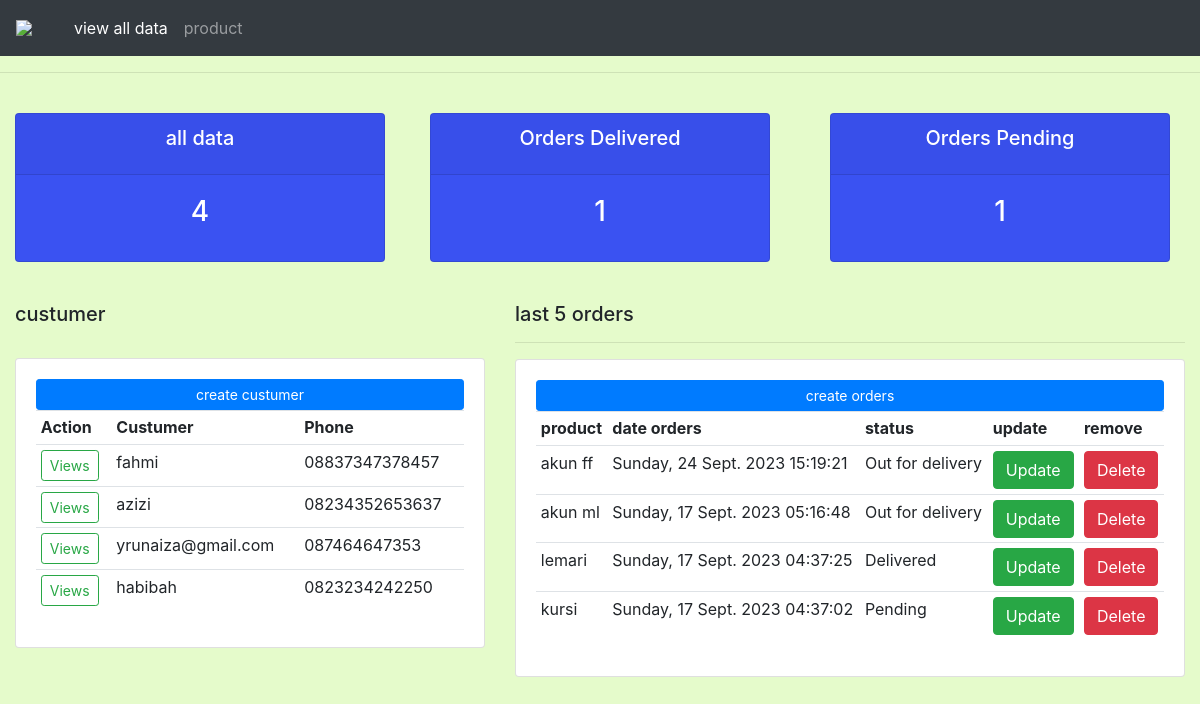
The page / on the database its author committed.
### data/models.py (models this page shows, shortened)
class Custumer(models.Model):
    name = models.CharField(max_length=200, blank=True, null=True)
    phone= models.CharField(max_length=200, blank=True, null=True)
    email = models.CharField(max_length=200, blank=True, null=True)
    date_created = models.DateTimeField(auto_now_add=True, null=True)

class Order(models.Model):
    STATUS=(
        ('Pending', 'Pending'),
        ('Out for delivery' , 'Out for delivery'),
        ('Delivered', 'Delivered')
    )
    custumer = models.ForeignKey(Custumer, null=True, on_delete=models.SET_NULL)
    product = models.ForeignKey(Product, null=True, on_delete=models.SET_NULL)
    date_created =models.DateTimeField(auto_now_add=True, null=True)
    status = models.CharField(max_length=200, null=True, choices=STATUS)

class Product(models.Model):
    CATEGORY=(
        ('Indoor', 'Indoor'),
         ('Out Door', 'Out Door')
    )
    name = models.CharField(max_length=200, blank=True, null=True)
    price = models.IntegerField(blank=True, null=True)
    category = models.CharField(max_length=200, blank=True, null=True, choices=CATEGORY)
    description = models.CharField(max_length=200, blank=True, null=True)
    date_created= models.DateTimeField(auto_now_add=True, null=True)
    tag = models.ManyToManyField(Tag)
    def __str__(self):
        return self.name
    class Meta:
        verbose_name_plural = "Product"

### data/views.py (the view)
# urls.py: path('',views.home, name='home'),
def home(request):
    list_custumer = Custumer.objects.all()
    list_order = Order.objects.order_by('-id')
    total_orders = list_order.count()
    delivered = list_order.filter(status = 'Delivered').count()
    pending = list_order.filter(status = 'Pending').count()
    context = {
        'judul': 'Halaman Beranda',
        'menu':'home',
        'custumer':list_custumer,
        'order':list_order,
        'data_total_orders':total_orders,
        'data_delivered':delivered,
        'data_pending':pending,
    }
    return render(request, 'data/dashboard.html', context)

### data/templates/data/dashboard.html (shortened to what this page needs)
{% extends "data/main.html" %}
{% block content %}
{%include "data/status.html"%}
  <br />
  <div class="container-fluid">
    <div class="row">
      <div class="col-md-5">
        <h5>custumer</h5>
        <br />
        <div class="card card-body">
          <a class="btn btn-primary btn-sm btn-block" href="">create custumer</a>
    <table class="table table-sm">
      <tr>
        <th>Action</th>
        <th>Custumer</th>
        <th>Phone</th>
      </tr>
      {% for datacustumer in custumer%}
        <tr>
          <td><a href="{% url 'custumer' datacustumer.id %}" class="btn btn-outline-success btn-sm">Views</a></td>
          <td>{{ datacustumer.name }}</td>
          <td>{{ datacustumer.phone }}</td>
        </tr>
      {% endfor %}
    </table>
        </div>
      </div>
      <div class="col-md-7">
        <h5>last 5 orders</h5>
        <hr />
        <div class="card card-body">
          <a class="btn btn-primary btn-sm btn-block" href="{% url 'create_order' %}">create orders</a>
          <table class="table table-sm">
            <tr>
              <th>product</th>
              <th>date orders</th>
              <th>status</th>
              <th>update</th>
              <th>remove</th>
            </tr>
        {% for dataorder in order %}
          <tr>
            <td>{{ dataorder.product }}</td>
            <td>
              {{ dataorder.date_created|date:"l, d N Y" }}
              {{ dataorder.date_created|time:"H:i:s" }}
            </td>
            <td>{{ dataorder.status }}</td>
            <td><a href="{% url 'update_order' dataorder.id %}" class="btn btn-success">Update</a></td>
            <td><a href="{% url 'delete_order' dataorder.id %}" class="btn btn-danger">Delete</a></td>
        {% endfor %}
          </tr>
          </table>
        </div>
      </div>
    </div>
  </div>
{% endblock content %}

### data/templates/data/main.html (shortened to what this page needs)
{% load static %}
<!DOCTYPE html>
<html lang="en">
  <head>
    <link rel="stylesheet" href="https://cdn.jsdelivr.net/npm/bootstrap@4.0.0/dist/css/bootstrap.min.css"crossorigin="anonymous"/>
  </head>
  <body>
    {% include "data/navbar.html" %}
    <hr />
    {% block content %} {% endblock content %}
  </body>
</html>

### data/templates/data/navbar.html (shortened to what this page needs)
{% load static %}
  <nav class="navbar navbar-expand-lg navbar-dark bg-dark">
    <img src="{% static '/images/logo.png' %}" id="logo" style="width: 50px;" >
    <div class="collapse navbar-collapse" id="navbarNavAltMarkup">
      <div class="navbar-nav">
        <a class="nav-link  {% if menu == 'home' %} active {% endif %}" href="{% url 'home' %}">view all data</a>
        <a class="nav-link {% if menu == 'products' %} active {% endif %}" href="{% url 'products' %}">product</a>
      </div>
    </div>
  </nav>

### data/templates/data/status.html (shortened to what this page needs)
<div class="container-fluid">
    <div class="row">
        <div class="col">
            <div lass="col-md">
                <div class="card text-center text-white mb-3" id="total-Orders">
                    <div class="card-header">
                        <h5 class="card-title">all data</h5>
                    </div>
                    <div class="card-body">
                        <h3 class="card-title">{{ data_total_orders }}</h3>
                     </div>
                </div>
            </div>
        </div>
           <div class="col">
            <div class="col-md">
                <div class="card text-center text-white mb-3" id="orders-pending">
                    <div class="card-header">
                        <h5 class="card-title">Orders Delivered</h5>
                    </div>
                     <div class="card-body">
                        <h3 class="card-title">{{ data_delivered }}</h3>
                     </div>
                </div>
            </div>
           </div>
           <div class="col">
            <div class="col-md">
                <div class="card text-center text-white mb-3" id="orders-pending">
                    <div class="card-header">
                        <h5 class="card-title">Orders Pending</h5>
                    </div>
                      <div class="card-body">
                        <h3 class="card-title">{{ data_pending }}</h3>
                      </div>
                </div>
            </div>
           </div>
    </div>
</div>

### data/templates/data/main.html (style rules this page uses)
body { background-color: rgba(216, 250, 178, 0.664); }
#total-Orders { background-color: rgba(2, 27, 255, 0.753); }
#orders-pending { background-color: rgba(2, 27, 255, 0.753); }

### rows shown on the page
Custumer: name "fahmi", phone "08837347378457"
Custumer: name "azizi", phone "08234352653637"
Custumer: name "yrunaiza@gmail.com", phone "087464647353"
Custumer: name "habibah", phone "0823234242250"
Order: product "akun ff", date_created "Sunday, 24 Sept. 2023", date_created "15:19:21", status "Out for delivery"
Order: product "akun ml", date_created "Sunday, 17 Sept. 2023", date_created "05:16:48", status "Out for delivery"
Order: product "lemari", date_created "Sunday, 17 Sept. 2023", date_created "04:37:25", status "Delivered"
Order: product "kursi", date_created "Sunday, 17 Sept. 2023", date_created "04:37:02", status "Pending"

### other values the page prints
{{ data_total_orders }} "4"
{{ data_delivered }} "1"
{{ data_pending }} "1"
